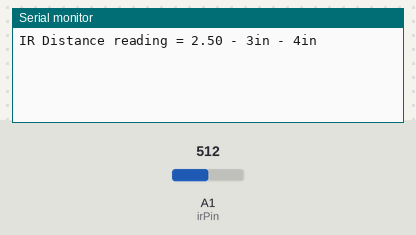
The sketch below on a simulated Arduino Uno, built with avr-gcc and run on an emulated ATmega328P. On the bench: the last lines printed to the serial monitor. The test bench sets the inputs (shaded band); at power-on: A1 (irPin) = 512.

Above: at 1.2 s.
1.3 s: A1 (irPin) set to 605
At 2.0 s:
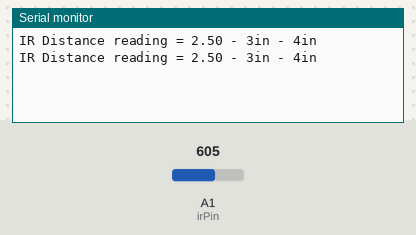
2.8 s: A1 (irPin) set to 627
At 3.8 s:
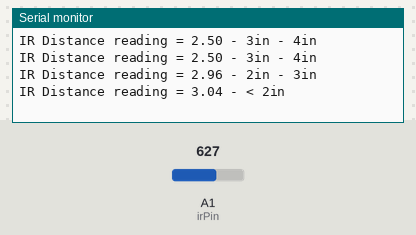

Measured:
- the behaviour switches between 613 and 614 on A1 (irPin) (found by bisection; images 1 and 2)
- after the input at 2.8 s, the serial monitor: prints a new line after 0.31 s (image 2)

The sketch:

ir_distance_test.ino
```cpp
/*
 * IR Distance Test, based off of photocell test
 * http://sharp-world.com/products/device/lineup/data/pdf/datasheet/gp2y0a21yk_e.pdf
 * Page 5 for voltage to distance conversions
 */

int irPin = 1;
int irReading;

void setup(void) {
  Serial.begin(9600);
}

void loop(void) {
  irReading = 0;
  for (int i=0; i<8; i++) {
    irReading += analogRead(irPin);
    delay(50);
  }
  irReading /= 8;

  Serial.print("IR Distance reading = ");
  float voltage = irReading * (5.0 / 1023.0);
  Serial.print(voltage);

  if (voltage > 3.0) {
    Serial.println(" - < 2in");
  } else if (voltage > 2.7) {
    Serial.println(" - 2in - 3in");
  } else if (voltage > 2.15) {
    Serial.println(" - 3in - 4in");
  } else if (voltage > 1.8) {
    Serial.println(" - 4in - 5in");
  } else if (voltage > 1.52) {
    Serial.println(" - 5in - 6in");
  } else if (voltage > 1.35) {
    Serial.println(" - 6in - 7in");
  } else if (voltage > 1.2) {
    Serial.println(" - 7in - 8in");
  } else if (voltage > 1.05) {
    Serial.println(" - 8in - 9in");
  } else if (voltage > 0.98) {
    Serial.println(" - 9in - 10in");
  } else if (voltage > 0.9) {
    Serial.println(" - 10in - 11in");
  } else if (voltage > 0.85) {
    Serial.println(" - 11in - 12in");
  } else {
    Serial.println(" - > 12in");
  }
  delay(500);
}
```
